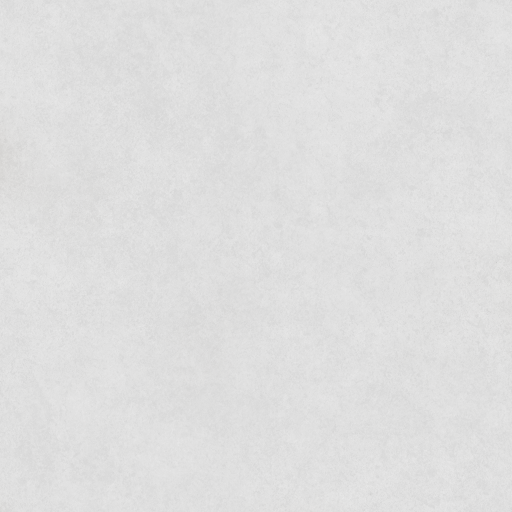
#> input picture tiles_png/far/0_0.png, 1024 x 1024 px (shown at 1/2 size)
$ python -i gen_tiles2.py   (imports and definitions only)
#> lines starting #> are read from the running program, lines starting #| are printed output that depends on the picture
#!/usr/bin/env python3
"""
gen_tiles.py - Generator kafelkow PNG dla globe.html / 7th Sea Mappa Mundi

FAR:  8x4   kafelki - kazdy pokrywa 45x45 stopni  (siatka co 15 stopni)
NEAR: 72x36 kafelki - kazdy pokrywa  5x5 stopni   (siatka co  5 stopni)

Uzycie:
  python3 gen_tiles.py <mapa.png> [opcje]

Opcje:
  --no-grid            Wylacz siatke i etykiety
  --grid-color R G B   Kolor linii siatki (domyslnie 255 255 255)
  --grid-alpha A       Przezroczystosc linii 0-255 (domyslnie 120)
  --line-width W       Grubosc linii w px (domyslnie 1)
  --font-size S        Rozmiar czcionki (domyslnie auto)

Wymagania:
  pip install Pillow
"""

import sys
import os
import math
import argparse
from pathlib import Path

try:
    from PIL import Image, ImageDraw, ImageFont
except ImportError:
    print("Brak biblioteki Pillow. Zainstaluj: pip install Pillow")
    sys.exit(1)

# Wylacz limit rozmiaru obrazu (domyslnie ~89 MPx - za malo dla duzych map)
Image.MAX_IMAGE_PIXELS = None

# Konfiguracja widokow (zgodna z VIEWS w globe.html)
VIEWS = {
    'far': {
        'cols': 8,
        'rows': 4,
        'grid_step': 15,
        'desc': '45x45 stopni na kafelek',
    },
    'near': {
        'cols': 72,
        'rows': 36,
        'grid_step': 5,
        'desc': '5x5 stopni na kafelek',
    },
}

GRID_COLOR   = (255, 255, 255)
GRID_ALPHA   = 120
LINE_WIDTH   = 1
LABEL_MARGIN = 3


def fmt_lat(deg):
    hemi = 'N' if deg >= 0 else 'S'
    val  = abs(deg)
    s    = f"{val:.1f}" if val != int(val) else f"{int(val)}"
    return f"{s}'{hemi}"


def fmt_lon(deg):
    deg  = ((deg + 180) % 360 + 360) % 360 - 180
    hemi = 'E' if deg >= 0 else 'W'
    val  = abs(deg)
    s    = f"{val:.1f}" if val != int(val) else f"{int(val)}"
    return f"{s}'{hemi}"


def get_font(size):
    candidates = [
        '/usr/share/fonts/truetype/dejavu/DejaVuSans-Bold.ttf',
        '/usr/share/fonts/truetype/liberation/LiberationSans-Bold.ttf',
        '/usr/share/fonts/truetype/freefont/FreeSansBold.ttf',
        '/System/Library/Fonts/Helvetica.ttc',
        '/Library/Fonts/Arial Bold.ttf',
        'C:/Windows/Fonts/arialbd.ttf',
        'C:/Windows/Fonts/arial.ttf',
    ]
    for path in candidates:
        if os.path.exists(path):
            try:
                return ImageFont.truetype(path, size)
            except Exception:
                pass
    return ImageFont.load_default()


def draw_grid_on_tile(draw, tile_w, tile_h,
                      lon0, lon1, lat0, lat1,
                      grid_step, grid_color, grid_alpha, line_width, font):
    gc = grid_color + (grid_alpha,)

    def lon_to_x(lon):
        return (lon - lon0) / (lon1 - lon0) * tile_w

    def lat_to_y(lat):
        return (lat0 - lat) / (lat0 - lat1) * tile_h

    # Poludniki
    first_lon = math.ceil(lon0 / grid_step) * grid_step
    lon = first_lon
    while lon <= lon1 + 1e-9:
        if lon0 + 1e-9 < lon < lon1 - 1e-9:
            x = lon_to_x(lon)
            draw.line([(x, 0), (x, tile_h)], fill=gc, width=line_width)
        lon += grid_step

    # Rownolegniki
    first_lat = math.floor(lat0 / grid_step) * grid_step
    lat = first_lat
    while lat >= lat1 - 1e-9:
        if lat1 + 1e-9 < lat < lat0 - 1e-9:
            y = lat_to_y(lat)
            draw.line([(0, y), (tile_w, y)], fill=gc, width=line_width)
        lat -= grid_step

    # Etykiety naroznikow wylaczone - nazwy plikow wystarczaja


def gen_tiles(src_path, draw_grid=True,
              grid_color=GRID_COLOR, grid_alpha=GRID_ALPHA,
              line_width=LINE_WIDTH, font_size=None):

#> called with src_path = '../tiles_png/far/0_0.png', draw_grid = True, grid_color = (255, 255, 255), grid_alpha = 120, line_width = 1
    src_path = Path(src_path)
    if not src_path.exists():
        print(f"Blad: plik '{src_path}' nie istnieje.")
        sys.exit(1)

    print(f"Wczytywanie: {src_path}")
    with Image.open(src_path) as img:
#> img is the input picture: PIL image 1024x1024 RGBA; mean R, G, B, A 222.6, 222.5, 222.4, 255
        src_img = img.convert('RGBA')
        src_w, src_h = src_img.size
#> src_w = 1024; src_h = 1024
    print(f"Rozmiar mapy zrodlowej: {src_w}x{src_h} px")
#| Rozmiar mapy zrodlowej: 1024x1024 px

    for view_name, cfg in VIEWS.items():
        cols      = cfg['cols']
        rows      = cfg['rows']
        grid_step = cfg['grid_step']

        tile_w = src_w // cols
        tile_h = src_h // rows

        target_w = tile_w * cols
        target_h = tile_h * rows

        if (target_w, target_h) != (src_w, src_h):
            print(f"  [{view_name}] Skalowanie {src_w}x{src_h} -> {target_w}x{target_h}")
            scaled = src_img.resize((target_w, target_h), Image.LANCZOS)
        else:
            scaled = src_img.copy()

        fs   = font_size or max(7, min(13, tile_w // 12))
        font = get_font(fs)

        out_dir = Path('tiles') / view_name
        out_dir.mkdir(parents=True, exist_ok=True)

        total       = rows * cols
        lon_per_col = 360.0 / cols
        lat_per_row = 180.0 / rows

        print(f"  [{view_name}] {rows}x{cols} = {total} kafelkow "
              f"({tile_w}x{tile_h} px, siatka co {grid_step} stopni) [{cfg['desc']}]")

        for row in range(rows):
            for col in range(cols):
                x0   = col * tile_w
                y0   = row * tile_h
                tile = scaled.crop((x0, y0, x0 + tile_w, y0 + tile_h))

                if draw_grid:
                    lon0 = -180.0 + col * lon_per_col
                    lon1 = lon0 + lon_per_col
                    lat0 =  90.0 - row * lat_per_row
                    lat1 = lat0 - lat_per_row

                    overlay = Image.new('RGBA', (tile_w, tile_h), (0, 0, 0, 0))
                    drw     = ImageDraw.Draw(overlay)
                    draw_grid_on_tile(
                        drw, tile_w, tile_h,
                        lon0, lon1, lat0, lat1,
                        grid_step, grid_color, grid_alpha, line_width, font
                    )
                    tile = Image.alpha_composite(tile, overlay)

                tile.save(out_dir / f"{row}_{col}.png", 'PNG', optimize=True)

            done = (row + 1) * cols
            pct  = done * 100 // total
            bar  = '#' * (pct // 5) + '.' * (20 - pct // 5)
            print(f"\r    [{bar}] {pct:3d}% ({done}/{total})", end='', flush=True)

        print(f"\r  [{view_name}] OK {total} kafelkow -> {out_dir}/          ")
#> this loop made 2 passes
#> pass 1, in gen_tiles, `tile.save(out_dir / f"{row}_{col}.png", 'PNG', optimize=True)`:
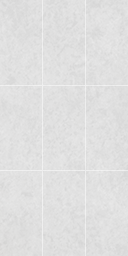
#> saved as 0_0.png: PIL image 128x256 RGBA; mean R, G, B, A 223.8, 223.7, 223.6, 255

    print("\nGotowe!")
    print("Uruchom: python3 -m http.server 8000  ->  http://localhost:8000/globe.html")


# [27 lines not run here, left out]

>>> result = gen_tiles('../tiles_png/far/0_0.png')

$ run again, on tiles_png/far/0_4.png
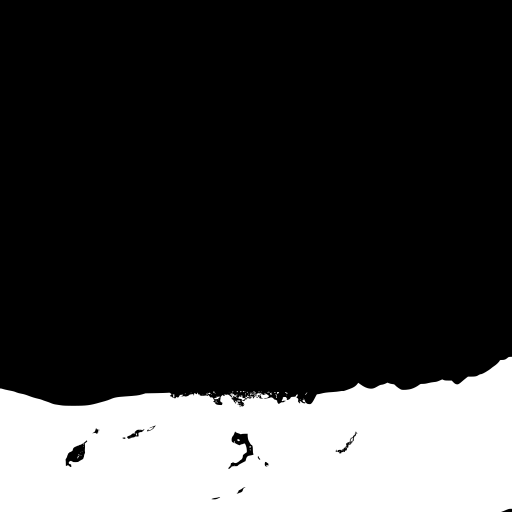
#> input picture tiles_png/far/0_4.png, 1024 x 1024 px (shown at 1/2 size)
#> in gen_tiles, img is the input picture: PIL image 1024x1024 RGBA; mean R, G, B, A 59, 59, 59, 255
#| Rozmiar mapy zrodlowej: 1024x1024 px
#> the loop in gen_tiles, `for view_name, cfg in VIEWS.items():` made 2 passes
#> pass 1, in gen_tiles, `tile.save(out_dir / f"{row}_{col}.png", 'PNG', optimize=True)`:
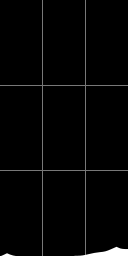
#> saved as 2_6.png: PIL image 128x256 RGBA; mean R, G, B, A 4.7, 4.7, 4.7, 255
#> pass 1, in gen_tiles, `tile.save(out_dir / f"{row}_{col}.png", 'PNG', optimize=True)`:
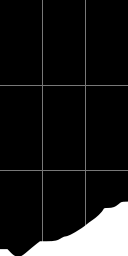
#> saved as 2_7.png: PIL image 128x256 RGBA; mean R, G, B, A 26.2, 26.2, 26.2, 255
